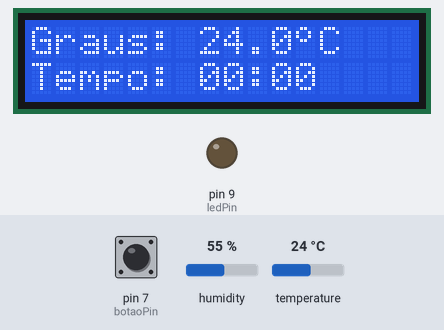
A sketch run on a simulated Arduino Uno, built with avr-gcc and run on an emulated ATmega328P. On the bench: 16×2 character LCD, output pins drawn as LEDs (lit = HIGH). The inputs (shaded band) are chosen by the test bench; at power-on: temperature 24 °C, pin 7 (botaoPin) LOW, humidity 55 %.

Above: at 1.2 s.
1.3 s: temperature set to 11 °C
At 3.3 s:
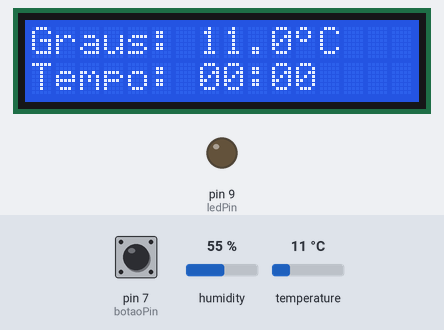
3.6 s: temperature set to 8 °C
At 4.8 s:
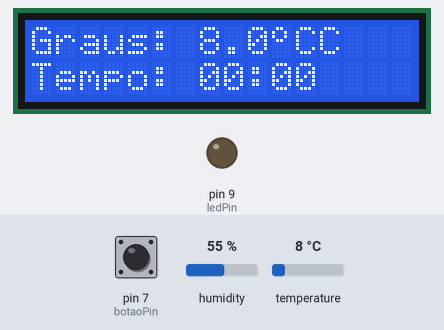
5.6 s: pin 7 (botaoPin) pulled HIGH for 0.15 s
At 8.0 s:
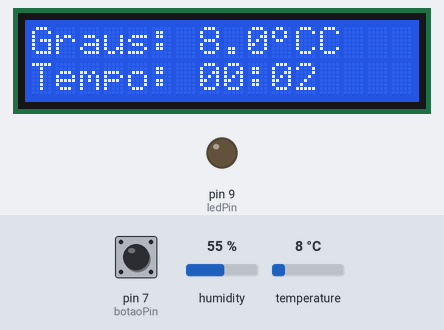
8.1 s: temperature set to 12 °C
At 9.4 s:
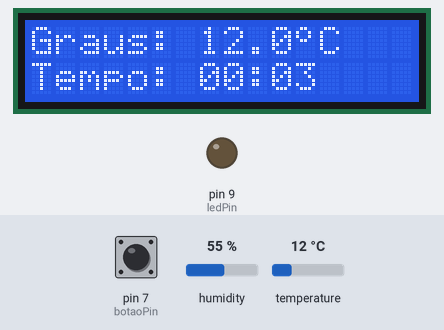
14.1 s: temperature set to 9 °C
At 17.9 s:
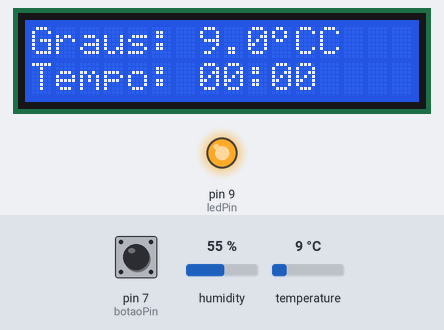
18.2 s: pin 7 (botaoPin) pulled HIGH for 1 s
At 20.0 s:
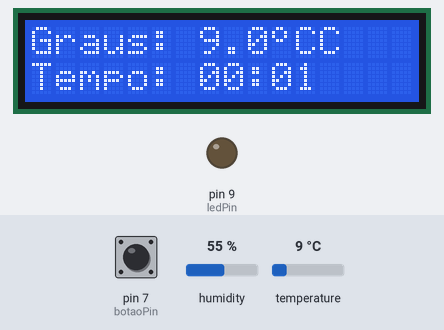
Timing chart, 0 to 21.5 s (numbered marks = the images above; inputs shaded):
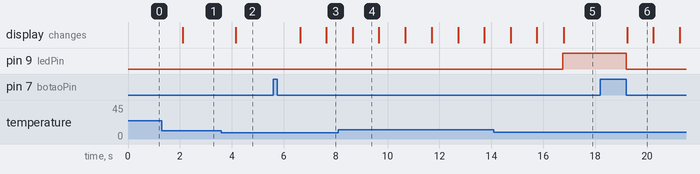

The sketch:

PoC_Fase-0.ino
```cpp
#include <LiquidCrystal.h>
#include <DHT.h>

#define DHTPIN A5
#define DHTTYPE DHT11

#define botaoPin 7
#define ledPin 9

DHT dht(DHTPIN, DHTTYPE);
LiquidCrystal lcd(12, 11, 5, 4, 3, 2);

// Símbolo do grau
byte grau[8] = {B00001100,
                B00010010,
                B00010010,
                B00001100,
                B00000000,
                B00000000,
                B00000000,
                B00000000};

int contador = 0;
bool contagemIniciada = false;
bool ledAceso = false;

void setup() {
  Serial.begin(9600);
  lcd.begin(16, 2);
  lcd.clear();
  lcd.createChar(0, grau);
  dht.begin();
  pinMode(botaoPin, INPUT);
  pinMode(ledPin, OUTPUT);
}

void loop() {
  float h = dht.readHumidity();
  float t = dht.readTemperature();

  // Mostra temperatura na primeira linha
  lcd.setCursor(0, 0);
  lcd.print("Graus: ");
  lcd.print(t, 1);
  lcd.write((byte)0);
  lcd.print("C");

  // Mostra tempo na segunda linha
  lcd.setCursor(0, 1);
  lcd.print("Tempo: ");
  lcd.print("00:");
  lcd.print(contador < 10 ? "0" : "");
  lcd.print(contador);

  // Lê o estado atual do botão
  bool botaoAtual = digitalRead(botaoPin);

  // Verifica se o botão foi pressionado e a contagem não está em andamento
  if (botaoAtual == HIGH && !contagemIniciada) {
    contagemIniciada = true;  // Inicia a contagem
  }

  // Verifica se a contagem está em andamento
  if (contagemIniciada) {
    delay(1000);  // Aguarda 1 segundo
    contador++;  // Incrementa o contador

    // Verifica se atingiu 10 segundos
    if (contador > 10) {
      contagemIniciada = false;
      contador = 0;  // Reinicia o contador
      digitalWrite(ledPin, HIGH);  // Acende o LED
      ledAceso = true;  // Atualiza a flag do LED aceso
    }
  }

  // Verifica se o botão foi pressionado novamente após o LED ser aceso
  if (ledAceso && botaoAtual == HIGH) {
    digitalWrite(ledPin, LOW);  // Desliga o LED
    ledAceso = false;  // Atualiza a flag do LED apagado
  }
}
```

Measured:
- the behaviour switches between 10 and 9 °C on temperature (found by bisection; images 1 and 2)
- after the input at 1.3 s, the display: changes after 0.82 s (image 1)
- after the input at 3.6 s, the display: changes after 0.54 s (image 2)
- after the input at 5.6 s, the display: first changes after 1.0 s (image 3 shows a later state)
- after the input at 8.1 s, the display: changes after 0.56 s (image 4)
- after the input at 14.1 s, the display: first changes after 0.65 s (image 5 shows a later state)
- after the input at 18.2 s, pin 9 (ledPin): HIGH → LOW after 1.0 s; the display: changes after 1.0 s (image 6)
